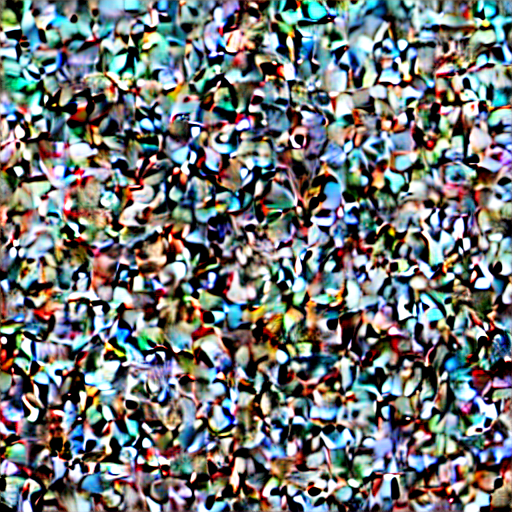
#> input picture 1_4_iter/10.png, 512 x 512 px, found by its file name; its folder holds 4 pictures in this run
$ python concat_img.py
#> lines starting #> are read from the running program, lines starting #| are printed output that depends on the picture
import os
from PIL import Image, ImageOps
import re

def sort_key(path):
    # Extract numeric part from the filename
    match = re.search(r'\d+', os.path.basename(path))
    if match:
        return int(match.group())
    else:
        return 0  # If no numeric part found, consider it as 0

def concat_images(image_paths, size, shape=None):
    # Open images and resize them
#> called with size = (512, 512), shape = (2, 5)
    width, height = size
    images = map(Image.open, image_paths)
    images = [ImageOps.fit(image, size, Image.LANCZOS) for image in images]
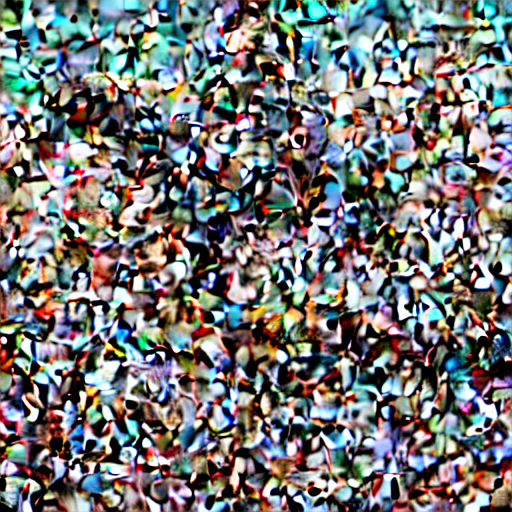
#> input picture 1_4_iter/15.png, 512 x 512 px, found by its file name
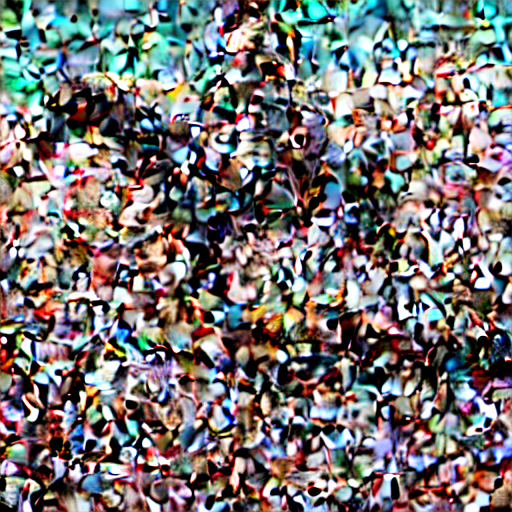
#> input picture 1_4_iter/20.png, 512 x 512 px, found by its file name
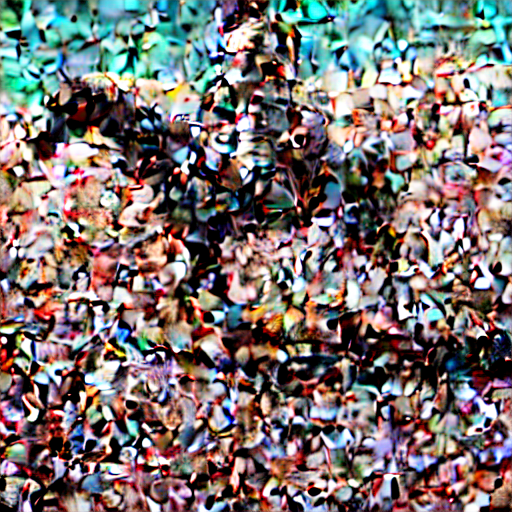
#> input picture 1_4_iter/25.png, 512 x 512 px, found by its file name
#> images = 4 items

    # Create canvas for the final image with total size
    shape = shape if shape else (1, len(images))
#> shape = (2, 5)
    image_size = (width * shape[1], height * shape[0])
#> image_size = (2560, 1024)
    image = Image.new('RGB', image_size)
#> image: PIL image 2560x1024 RGB; every value is 0

    # Paste images into final image
    for row in range(shape[0]):
        for col in range(shape[1]):
            offset = width * col, height * row
            idx = row * shape[1] + col
            image.paste(images[idx], offset)
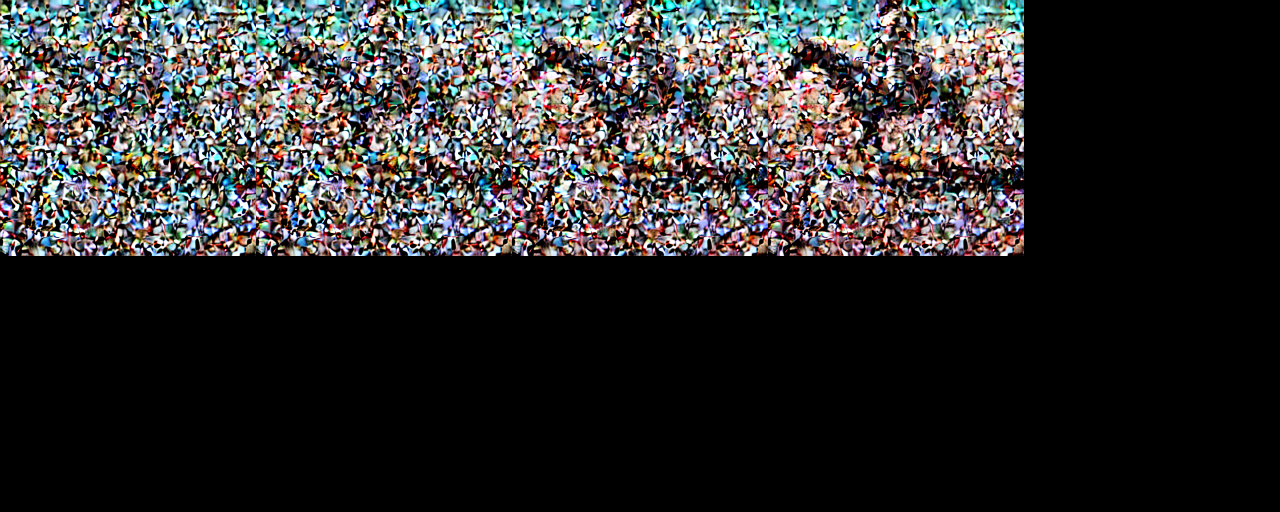
#> image: PIL image 2560x1024 RGB (shown at 1/2 size); mean R, G, B 47.4, 46.5, 46.4

    return image

folders = ["1_4_iter", "1_5_iter", "2_iter"]
names = ["1_4", "1_5", "2"]

for i in range(3):
    # Get list of image paths
    folder = f"IRP_practical/{folders[i]}/"
    image_paths = [os.path.join(folder, f) for f in os.listdir(folder) if f.endswith('.png')]

    image_paths.sort(key=sort_key)

    # Create and save image grid
#> (the run stopped early here; a loop or call above may not have finished)
